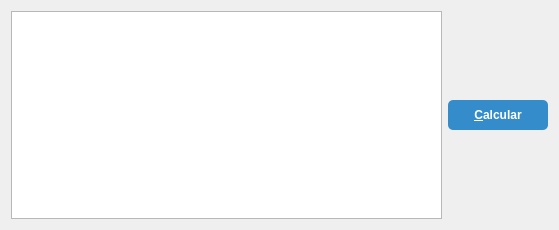
<?xml version="1.0" encoding="UTF-8"?>
<ui version="4.0">
 <class>FormIncidenciaI</class>
 <widget class="QWidget" name="FormIncidenciaI">
  <property name="windowModality">
   <enum>Qt::ApplicationModal</enum>
  </property>
  <property name="geometry">
   <rect>
    <x>0</x>
    <y>0</y>
    <width>559</width>
    <height>230</height>
   </rect>
  </property>
  <property name="windowTitle">
   <string>Seleccione la Variación</string>
  </property>
  <layout class="QHBoxLayout" name="horizontalLayout">
   <item>
    <widget class="QTableWidget" name="TableIncidencia">
     <property name="sizePolicy">
      <sizepolicy hsizetype="Preferred" vsizetype="Minimum">
       <horstretch>0</horstretch>
       <verstretch>0</verstretch>
      </sizepolicy>
     </property>
    </widget>
   </item>
   <item>
    <widget class="QPushButton" name="CalcularIncidencia">
     <property name="sizePolicy">
      <sizepolicy hsizetype="Fixed" vsizetype="Fixed">
       <horstretch>0</horstretch>
       <verstretch>1</verstretch>
      </sizepolicy>
     </property>
     <property name="minimumSize">
      <size>
       <width>100</width>
       <height>0</height>
      </size>
     </property>
     <property name="styleSheet">
      <string notr="true">background-color: #358ccb; color: #fff; font-weight: bold; height: 30px; border: none; border-radius: 5px; </string>
     </property>
     <property name="text">
      <string>&amp;Calcular</string>
     </property>
    </widget>
   </item>
  </layout>
 </widget>
 <resources/>
 <connections/>
</ui>
